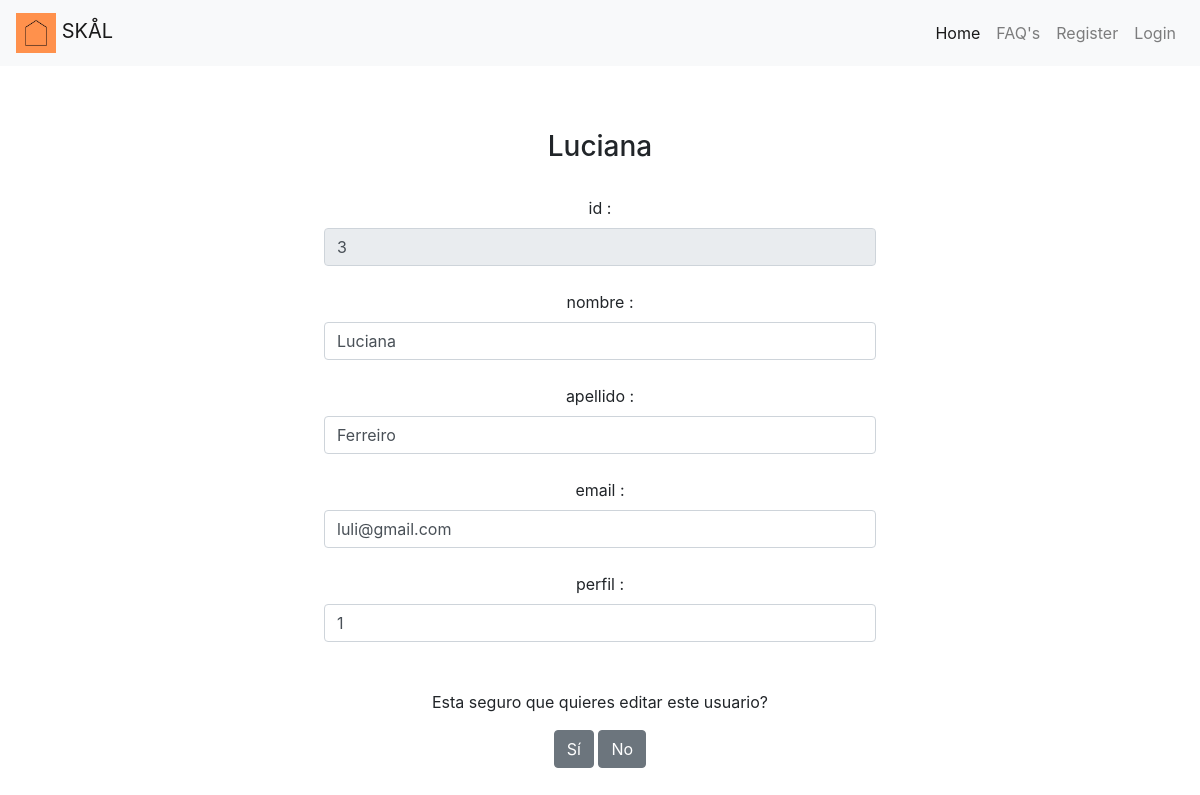
Page /editarUsuario.php?id=3 on the committed database.
### tables this page shows
CREATE TABLE `users` (
  `id` int(11) NOT NULL,
  `nombre` varchar(45) NOT NULL,
  `apellido` varchar(45) NOT NULL,
  `email` varchar(45) NOT NULL,
  `password` varchar(200) NOT NULL,
  `avatar` varchar(45) DEFAULT NULL,
  `perfil` int(8) NOT NULL
);

### Clases/query.php (called while the page is built, shortened)
<?php
class Query{
    static public function usuarioModificar($pdo,$tabla,$idUsuario){
        $sql = "select id, nombre, apellido, email, perfil from $tabla where id = '$idUsuario'";
        $query = $pdo->prepare($sql);
        $query->execute();
        $usuarioModificar=$query->fetch(PDO::FETCH_ASSOC);
        return $usuarioModificar;
    }
}

### editarUsuario.php (the view, shortened to what this page needs)
<!DOCTYPE html>
<html lang="en">
<head>
  <link rel="stylesheet" href="https://use.fontawesome.com/releases/v5.8.2/css/all.css">
  <link rel="stylesheet" href="https://stackpath.bootstrapcdn.com/bootstrap/4.3.1/css/bootstrap.min.css">
  <link rel="stylesheet" href="css/master.css">
  <?php include("nav_bar.php") ?>
    <div class="container">
    <div class="card-body">
<?php
require_once("loader.php");
if (isset($_GET["id"])) {
  $id=$_GET["id"];
  $usuarioAModificar =  Query::usuarioModificar($pdo,'users',$id);
}
 ?>
<html lang="es" dir="ltr">
  <head>
  </head>
  <body>
<div class="Register">
    <form class="px-4 py-3 mx-auto text-center" action="" method="POST" enctype= "multipart/form-data">
        <h3><?= $usuarioAModificar ["nombre"] ;?></h3>
        <br>
        <?php foreach ($usuarioAModificar as $key => $value) : ?>
            <label><?= $key?> :</label>
            <?php if($key =="id"){?>
                <input class="form-control" type="text" disabled name="<?= $key?>" value="<?= $value?> ">
            <?php }else{?>
                <input class="form-control" type="text" name="<?= $key?>" value="<?= $value?>">
            <?php }?>
            <br>
      <?php endforeach;?>
    <br>
    <p>Esta seguro que quieres editar este usuario?</p>
      <button class="btn btn-secondary" type="submit" name="editar" value="si"> Sí </button>
      <button class="btn btn-secondary" type="submit" name="editar" value="si"> No </button>
   </form>
</div>
  </body>

### CSS/master.css (style rules this page uses)
.container { min-height: calc(100vh - (89px + 66px)); margin-top: 20px; }
form { max-width: 600px; padding: 12px 20px; margin: 8px 0; box-sizing: border-box; align-content: center; }
.Register { text-align: center; }

### rows in the picture
users: nombre "Luciana", id "3", apellido "Ferreiro", email "luli@gmail.com", perfil "1"

### other values in the picture
$key "id"
$key "nombre"
$key "apellido"
$key "email"
$key "perfil"
